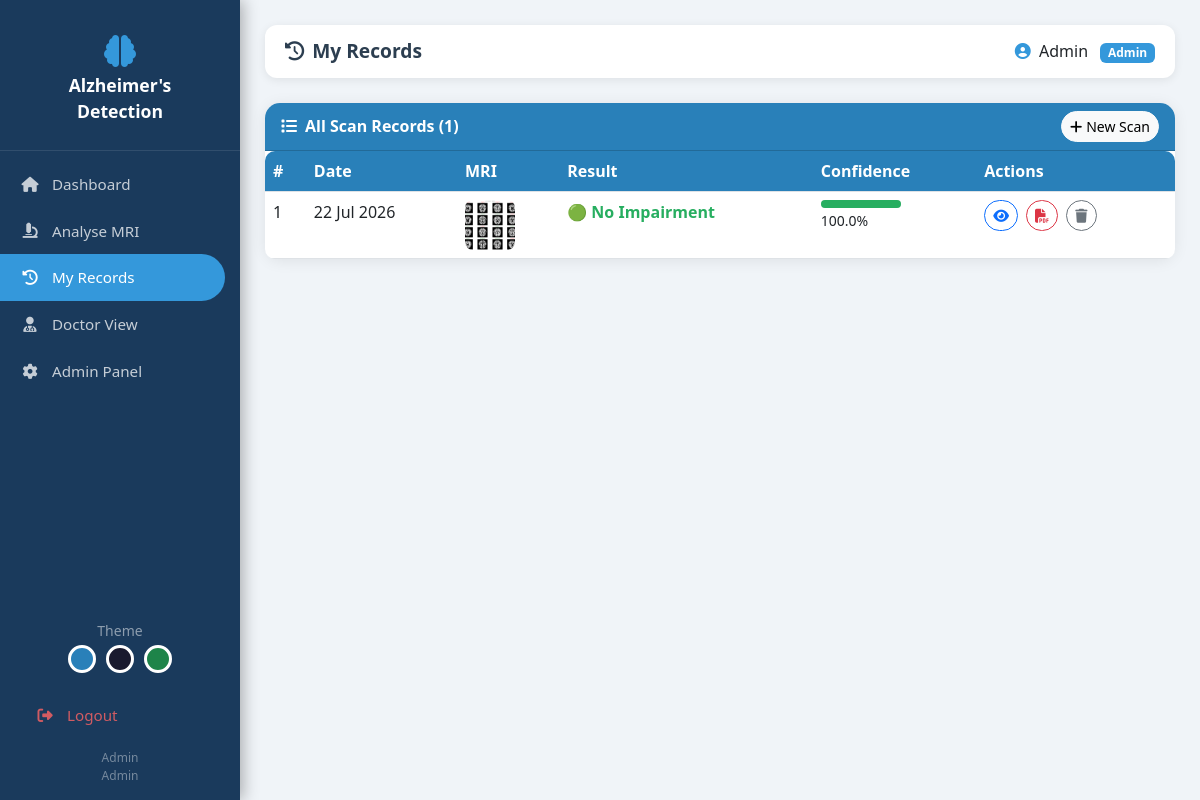
The app's page /history (signed in), older data.
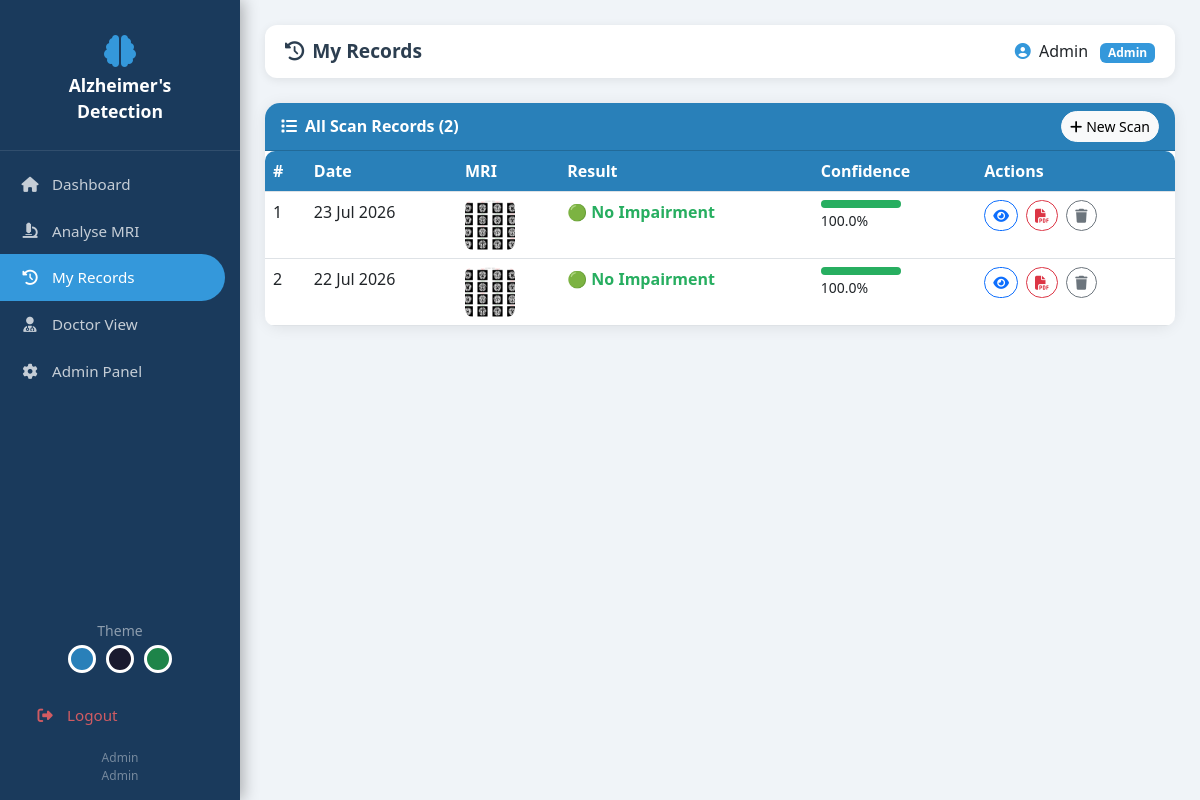
The same page, newer data.
### app.py (models this page shows)
class Record(db.Model):
    id = db.Column(db.Integer, primary_key=True)
    user_id = db.Column(db.Integer, db.ForeignKey('user.id'), nullable=False)
    image_path = db.Column(db.String(200))
    prediction = db.Column(db.String(100))
    confidence = db.Column(db.Float)
    mild_prob = db.Column(db.Float)
    moderate_prob = db.Column(db.Float)
    no_prob = db.Column(db.Float)
    verymild_prob = db.Column(db.Float)
    created_at = db.Column(db.DateTime, default=datetime.utcnow)
    notes = db.Column(db.Text, default='')

### app.py (the view)
@app.route('/history')
@login_required
def history():
    user = User.query.get(session['user_id'])
    records = Record.query.filter_by(
        user_id=user.id).order_by(
        Record.created_at.desc()).all()
    return render_template('history.html',
                           records=records,
                           user=user,
                           stage_info=STAGE_INFO)

### app.py (called while the page is built)
def login_required(f):
    from functools import wraps
    @wraps(f)
    def decorated(*args, **kwargs):
        if 'user_id' not in session:
            flash('Please login first.', 'warning')
            return redirect(url_for('login'))
        return f(*args, **kwargs)
    return decorated

### templates/history.html (shortened to what this page needs)
{% extends 'base.html' %}
{% block page_title %}<i class="fas fa-history me-2"></i>My Records{% endblock %}
{% block content %}
<div class="card">
  <div class="card-header d-flex justify-content-between align-items-center">
    <span><i class="fas fa-list me-2"></i>All Scan Records ({{ records|length }})</span>
    <a href="{{ url_for('predict_page') }}" class="btn btn-sm btn-light rounded-pill">
      <i class="fas fa-plus me-1"></i>New Scan
    </a>
  </div>
  <div class="card-body p-0">
    {% if records %}
    <table class="table table-hover mb-0">
      <thead>
        <tr>
          <th>#</th><th>Date</th><th>MRI</th>
          <th>Result</th><th>Confidence</th><th>Actions</th>
        </tr>
      </thead>
      <tbody>
        {% for r in records %}
        {% set info = stage_info.get(r.prediction, ('?','#888','❓')) %}
        <tr>
          <td>{{ loop.index }}</td>
          <td>{{ r.created_at.strftime('%d %b %Y') }}</td>
          <td>
            <img src="{{ url_for('static', filename='uploads/' + r.image_path) }}"
                 style="width:50px;height:50px;object-fit:cover;
                        border-radius:8px"/>
          </td>
          <td>
            <span style="color:{{ info[1] }};font-weight:600">
              {{ info[2] }} {{ r.prediction }}
            </span>
          </td>
          <td>
            <div class="progress" style="height:8px;width:80px;border-radius:5px">
              <div class="progress-bar" style="width:{{ r.confidence }}%;
                                               background:{{ info[1] }}"></div>
            </div>
            <small>{{ '%.1f'|format(r.confidence) }}%</small>
          </td>
          <td>
            <a href="{{ url_for('result', record_id=r.id) }}"
               class="btn btn-sm btn-outline-primary rounded-pill me-1">
              <i class="fas fa-eye"></i>
            </a>
            <a href="{{ url_for('download_report', record_id=r.id) }}"
               class="btn btn-sm btn-outline-danger rounded-pill me-1">
              <i class="fas fa-file-pdf"></i>
            </a>
            <a href="{{ url_for('delete_record', record_id=r.id) }}"
               class="btn btn-sm btn-outline-secondary rounded-pill"
               onclick="return confirm('Delete this record?')">
              <i class="fas fa-trash"></i>
            </a>
          </td>
        </tr>
        {% endfor %}
      </tbody>
    </table>
    {% endif %}
  </div>
</div>
{% endblock %}

Row changes from the older to the newer data that the page shows:
added Record: created_at "23 Jul 2026", image_path (picture), info "🟢", prediction "No Impairment", confidence "100.0"
Text that changed along with them:
{{ records|length }}: "1" → "2"
